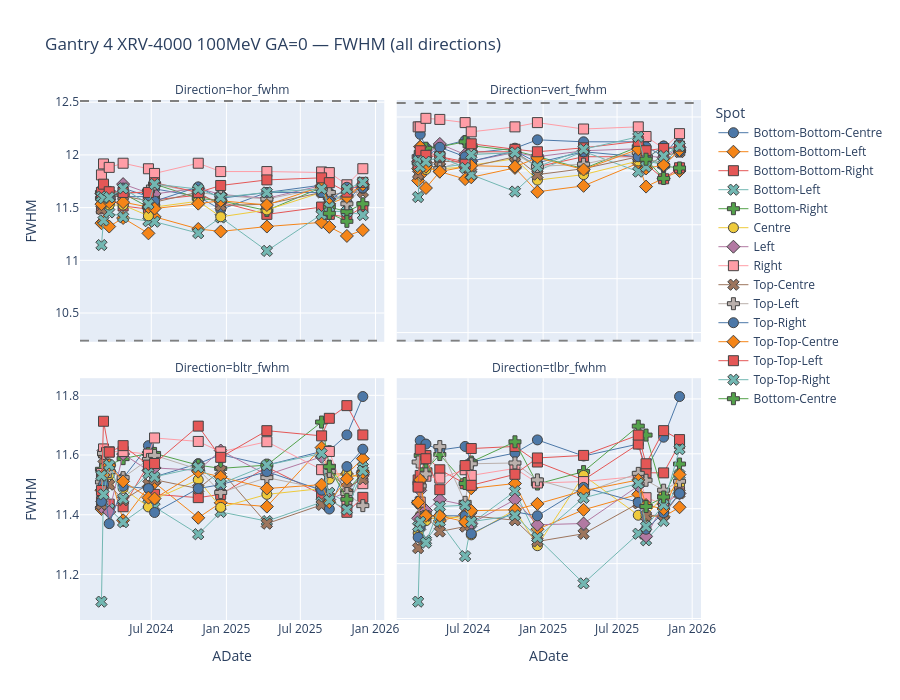

This figure's notebook cell:
### Code cell
plotly_fwhm_time_series(
    fwhm_df,
    gantry="Gantry 4",
    device="XRV-4000",
    energy=100,
    gantry_angle=0,
    n_months=24,
    fwhm_col="all",
    agg="daily_median",
    ref_df=ref_df,
    ref_source="TPS",
    tol_frac=0.10
)
